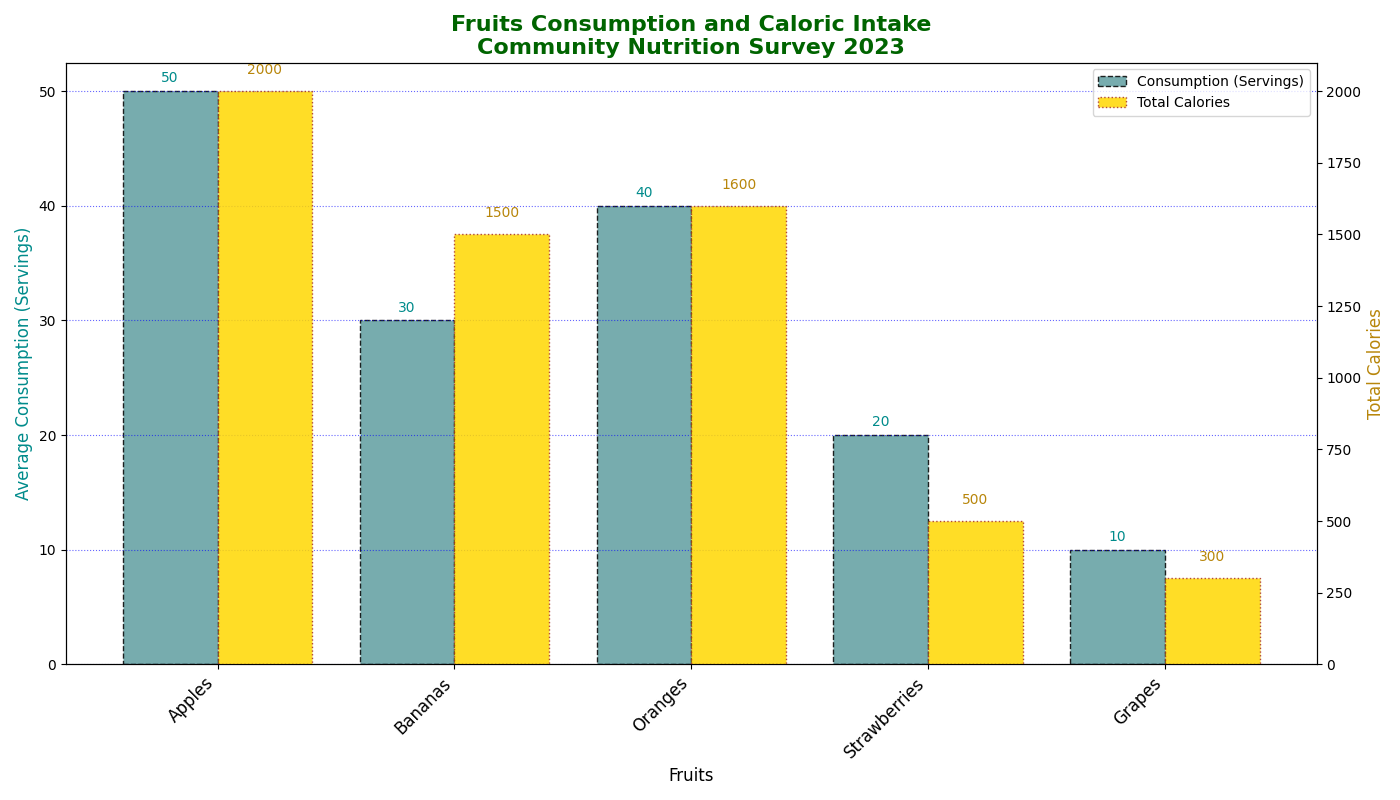

Here is the Python script that generated this plot:
import matplotlib.pyplot as plt
import numpy as np

fruits = ['Apples', 'Bananas', 'Oranges', 'Strawberries', 'Grapes']
consumption_data = [50, 30, 40, 20, 10]
calories_data = [2000, 1500, 1600, 500, 300]

fig, ax1 = plt.subplots(figsize=(14, 8))
x_pos = np.arange(len(fruits))
bar_width = 0.4

# Alter stylistic elements: Use dashed border, different colors, and new marker types
bars1 = ax1.bar(x_pos, consumption_data, width=bar_width, color='#5F9EA0', edgecolor='black', linestyle='--', label='Consumption (Servings)', alpha=0.85)

# Secondary y-axis for calories with different linestyle and color
ax2 = ax1.twinx()
bars2 = ax2.bar(x_pos + bar_width, calories_data, width=bar_width, color='#FFD700', edgecolor='brown', linestyle=':', label='Total Calories', alpha=0.85)

# Data labels
for bar in bars1:
    yval = bar.get_height()
    ax1.text(bar.get_x() + bar.get_width()/2, yval + 0.5, int(yval), ha='center', va='bottom', fontsize=10, color='darkcyan')

for bar in bars2:
    yval = bar.get_height()
    ax2.text(bar.get_x() + bar.get_width()/2, yval + 50, int(yval), ha='center', va='bottom', fontsize=10, color='darkgoldenrod')

plt.title('Fruits Consumption and Caloric Intake\nCommunity Nutrition Survey 2023', fontsize=16, fontweight='bold', color='darkgreen')
ax1.set_xlabel('Fruits', fontsize=12)
ax1.set_ylabel('Average Consumption (Servings)', fontsize=12, color='darkcyan')
ax2.set_ylabel('Total Calories', fontsize=12, color='darkgoldenrod')

ax1.set_xticks(x_pos + bar_width / 2)
ax1.set_xticklabels(fruits, fontsize=12, rotation=45, ha='right')

# Randomly position legends
bars = [bars1[0], bars2[0]]
legends = [bars1.get_label(), bars2.get_label()]
ax1.legend(bars, legends, loc='upper right')

# Modify grid lines
ax1.yaxis.grid(True, linestyle=':', which='major', color='blue', alpha=0.6)

plt.tight_layout()
plt.show()
